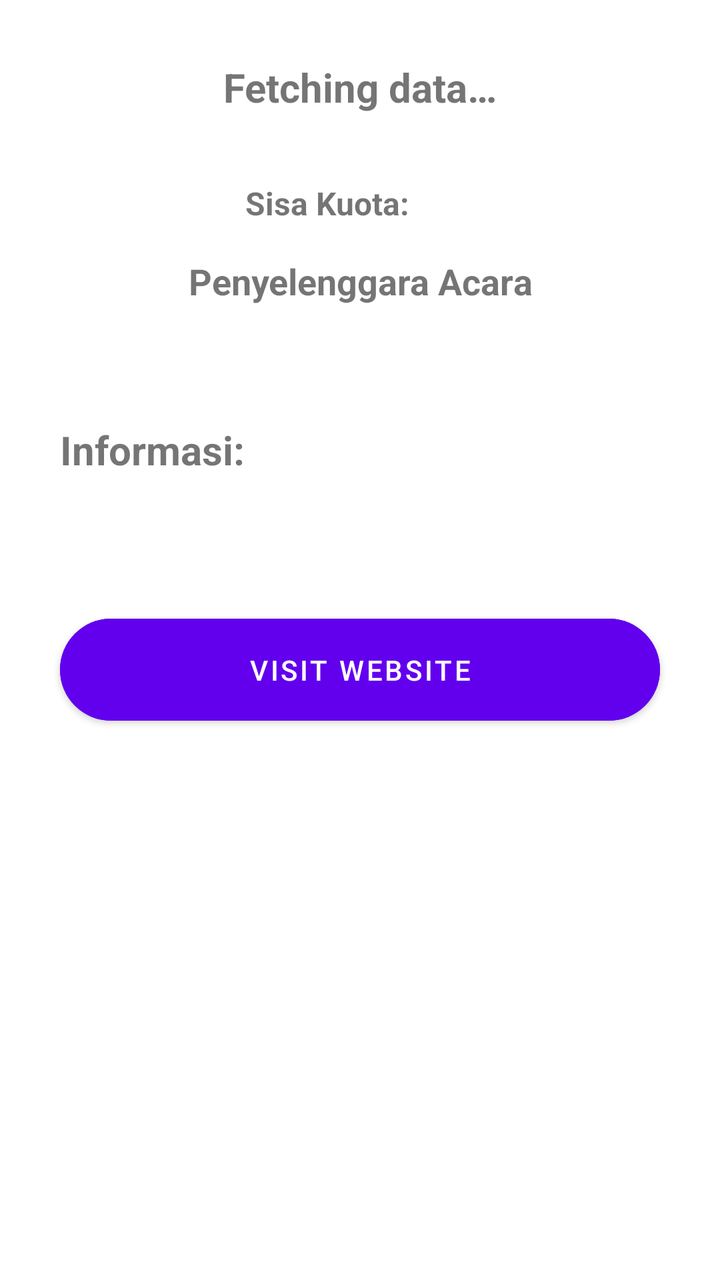
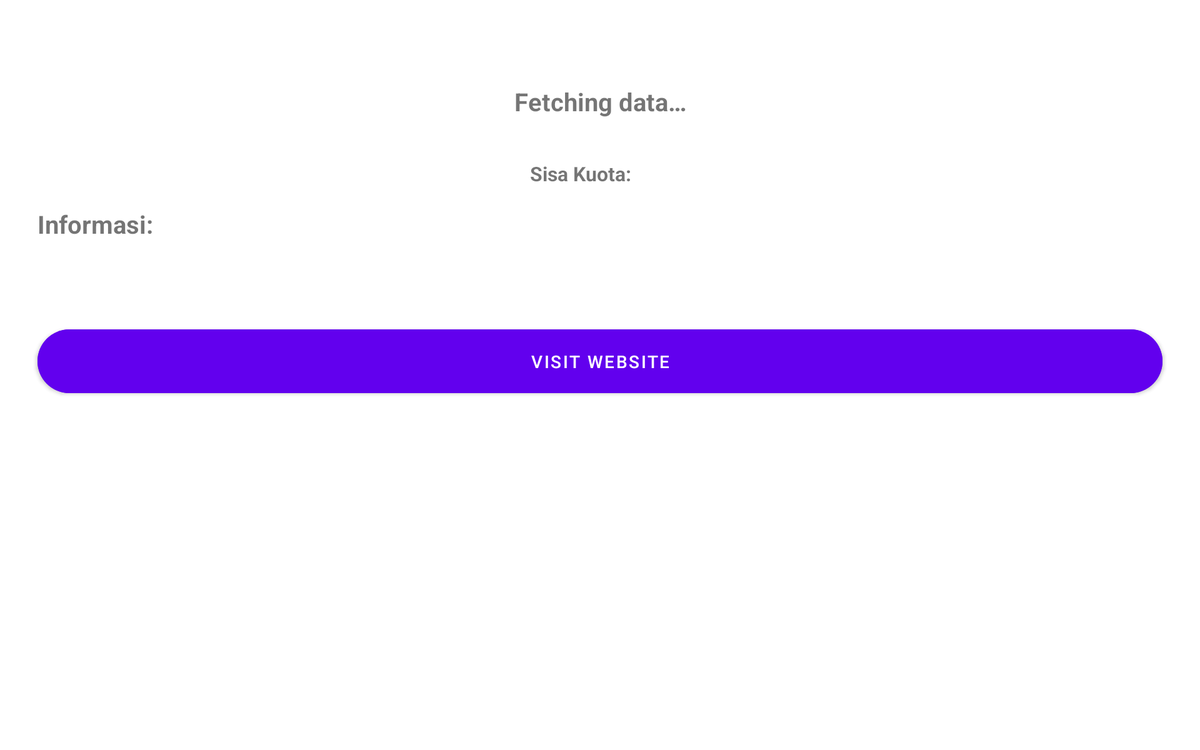

Two renders of one Android screen. The first uses the default layout on a phone; the second uses the alternative layout the repository ships for a different screen configuration, on a matching device. The two XML files are below.
<!-- AndroidManifest.xml: application theme Theme.BangkitEvent -->
<!-- res/layout/content_scrolling.xml -->
<?xml version="1.0" encoding="utf-8"?>
<androidx.core.widget.NestedScrollView xmlns:android="http://schemas.android.com/apk/res/android"
    xmlns:app="http://schemas.android.com/apk/res-auto"
    xmlns:tools="http://schemas.android.com/tools"
    android:layout_width="match_parent"
    android:layout_height="match_parent"
    app:layout_behavior="@string/appbar_scrolling_view_behavior"
    tools:context=".ui.detail.DetailActivity"
    tools:showIn="@layout/activity_detail">

    <LinearLayout
        android:layout_width="match_parent"
        android:layout_height="wrap_content"
        android:layout_margin="14dp"
        android:orientation="vertical">

        <TextView
            android:id="@+id/detail_title"
            android:layout_width="match_parent"
            android:layout_height="wrap_content"
            android:layout_marginTop="@dimen/text_margin"
            android:textStyle="bold"
            android:textSize="20sp"
            android:textAlignment="center"
            android:text="@string/fetch_data"/>



        <TextView
            android:id="@+id/detail_summary"
            android:layout_width="match_parent"
            android:layout_height="wrap_content"
            android:layout_marginTop="6dp"
            android:layout_marginBottom="6dp"
            android:textSize="16sp"
            android:textStyle="italic"
            android:textAlignment="center"
            android:text=""/>

        <LinearLayout
            android:layout_width="match_parent"
            android:layout_height="wrap_content"
            android:orientation="horizontal"
            android:gravity="center">

            <TextView
                android:layout_width="wrap_content"
                android:layout_height="wrap_content"
                android:textSize="16sp"
                android:textStyle="bold"
                android:textAlignment="center"
                android:text="@string/sisa_kuota"/>

            <TextView
                android:id="@+id/detail_kuota"
                android:layout_width="wrap_content"
                android:layout_height="wrap_content"
                android:layout_marginEnd="16dp"
                android:textSize="16sp"
                android:textStyle="bold"
                android:text=""/>

            <TextView
                android:id="@+id/detail_beginTime"
                android:layout_width="wrap_content"
                android:layout_height="wrap_content"
                android:layout_marginStart="16dp"
                android:textSize="16sp"
                android:textStyle="bold"
                android:textAlignment="center"
                android:text=""/>
        </LinearLayout>

        <TextView
            android:layout_width="match_parent"
            android:layout_height="wrap_content"
            android:layout_marginTop="16dp"
            android:layout_marginBottom="5dp"
            android:textStyle="bold"
            android:textSize="18sp"
            android:textAlignment="center"
            android:text="@string/penyelenggara_acara"/>

        <TextView
            android:id="@+id/detail_owner"
            android:layout_width="match_parent"
            android:layout_height="wrap_content"
            android:layout_marginBottom="16dp"
            android:textAlignment="center"
            android:textSize="16sp" />

        <TextView
            android:layout_width="match_parent"
            android:layout_height="wrap_content"
            android:layout_margin="@dimen/text_margin"
            android:textStyle="bold"
            android:textSize="20sp"
            android:text="@string/information_header"/>

        <TextView
            android:id="@+id/detail_description"
            android:layout_width="wrap_content"
            android:layout_height="wrap_content"
            android:layout_marginStart="@dimen/text_margin"
            android:layout_marginEnd="@dimen/text_margin"
            android:text="" />

        <com.google.android.material.button.MaterialButton
            android:id="@+id/detail_button"
            android:layout_width="match_parent"
            android:layout_height="wrap_content"
            android:text="@string/visit_website"
            android:layout_marginStart="@dimen/text_margin"
            android:layout_marginTop="30dp"
            android:layout_marginEnd="@dimen/text_margin"
            android:backgroundTint="?attr/colorPrimary"
            android:textColor="?attr/colorOnPrimary"
            android:iconTint="?attr/colorOnPrimary"
            app:cornerRadius="50dp"
            android:elevation="6dp"
            android:padding="16dp" />

    </LinearLayout>

</androidx.core.widget.NestedScrollView>
<!-- resources referenced by this layout -->
<resources>
  <dimen name="text_margin">16dp</dimen>
  <string name="fetch_data">Fetching data…</string>
  <string name="information_header">Informasi:</string>
  <string name="penyelenggara_acara">Penyelenggara Acara</string>
  <string name="sisa_kuota">Sisa Kuota:</string>
  <string name="visit_website">Visit Website</string>
  <style name="Theme.BangkitEvent" parent="Theme.MaterialComponents.DayNight.DarkActionBar">
  
          
          <item name="colorPrimary">@color/purple_500</item>
          <item name="colorPrimaryVariant">@color/purple_700</item>
          <item name="colorOnPrimary">@color/white</item>
          
          <item name="colorSecondary">@color/teal_200</item>
          <item name="colorSecondaryVariant">@color/teal_700</item>
          <item name="colorOnSecondary">@color/black</item>
          
          <item name="android:statusBarColor">?attr/colorPrimaryVariant</item>
          
      </style>
</resources>
<!-- res/layout-w936dp/content_scrolling.xml (the repository's variant of the layout above) -->
<!-- drawn on a 7-inch tablet turned sideways -->
<?xml version="1.0" encoding="utf-8"?>
<androidx.constraintlayout.widget.ConstraintLayout xmlns:android="http://schemas.android.com/apk/res/android"
    xmlns:app="http://schemas.android.com/apk/res-auto"
    xmlns:tools="http://schemas.android.com/tools"
    android:layout_width="match_parent"
    android:layout_height="match_parent"
    app:layout_behavior="@string/appbar_scrolling_view_behavior"
    tools:context=".ui.detail.DetailActivity"
    tools:showIn="@layout/activity_detail">

    <LinearLayout
        android:layout_width="match_parent"
        android:layout_height="wrap_content"
        android:layout_margin="14dp"
        app:layout_constraintTop_toTopOf="parent"
        android:orientation="vertical">

        <TextView
            android:id="@+id/detail_owner"
            android:layout_width="match_parent"
            android:layout_height="wrap_content"
            android:layout_marginBottom="16dp"
            android:textAlignment="center"
            android:textSize="16sp" />

        <TextView
            android:id="@+id/detail_title"
            android:layout_width="match_parent"
            android:layout_height="wrap_content"
            android:layout_marginTop="@dimen/text_margin"
            android:textStyle="bold"
            android:textSize="20sp"
            android:textAlignment="center"
            android:text="@string/fetching_data"/>

        <TextView
            android:id="@+id/detail_summary"
            android:layout_width="match_parent"
            android:layout_height="wrap_content"
            android:layout_marginTop="6dp"
            android:layout_marginBottom="6dp"
            android:textSize="16sp"
            android:textStyle="italic"
            android:textAlignment="center"
            android:text=""/>

        <LinearLayout
            android:layout_width="match_parent"
            android:layout_height="wrap_content"
            android:orientation="horizontal"
            android:gravity="center">

            <TextView
                android:layout_width="wrap_content"
                android:layout_height="wrap_content"
                android:textSize="16sp"
                android:textStyle="bold"
                android:textAlignment="center"
                android:text="@string/sisa_kuota"/>

            <TextView
                android:id="@+id/detail_kuota"
                android:layout_width="wrap_content"
                android:layout_height="wrap_content"
                android:layout_marginEnd="16dp"
                android:textSize="16sp"
                android:textStyle="bold"
                android:text=""/>

            <TextView
                android:id="@+id/detail_beginTime"
                android:layout_width="wrap_content"
                android:layout_height="wrap_content"
                android:layout_marginStart="16dp"
                android:textSize="16sp"
                android:textStyle="bold"
                android:textAlignment="center"
                android:text=""/>
        </LinearLayout>

        <TextView
            android:layout_width="match_parent"
            android:layout_height="wrap_content"
            android:layout_margin="@dimen/text_margin"
            android:textStyle="bold"
            android:textSize="20sp"
            android:text="@string/information_header"/>

        <TextView
            android:id="@+id/detail_description"
            android:layout_width="wrap_content"
            android:layout_height="wrap_content"
            android:layout_marginStart="@dimen/text_margin"
            android:layout_marginEnd="@dimen/text_margin"
            android:text="" />

        <com.google.android.material.button.MaterialButton
            android:id="@+id/detail_button"
            android:layout_width="match_parent"
            android:layout_height="wrap_content"
            android:text="@string/visit_website"
            android:layout_marginStart="@dimen/text_margin"
            android:layout_marginTop="30dp"
            android:layout_marginEnd="@dimen/text_margin"
            android:backgroundTint="?attr/colorPrimary"
            android:textColor="?attr/colorOnPrimary"
            android:iconTint="?attr/colorOnPrimary"
            app:cornerRadius="50dp"
            android:elevation="6dp"
            android:padding="16dp" />

    </LinearLayout>
</androidx.constraintlayout.widget.ConstraintLayout>
<!-- resources referenced by the variant -->
<!-- as a 7-inch tablet turned sideways resolves them -->
<resources>
  <dimen name="text_margin">16dp</dimen>
  <string name="fetching_data">Fetching data…</string>
  <string name="information_header">Informasi:</string>
  <string name="sisa_kuota">Sisa Kuota:</string>
  <string name="visit_website">Visit Website</string>
  <style name="Theme.BangkitEvent" parent="Theme.MaterialComponents.DayNight.DarkActionBar">
  
          
          <item name="colorPrimary">@color/purple_500</item>
          <item name="colorPrimaryVariant">@color/purple_700</item>
          <item name="colorOnPrimary">@color/white</item>
          
          <item name="colorSecondary">@color/teal_200</item>
          <item name="colorSecondaryVariant">@color/teal_700</item>
          <item name="colorOnSecondary">@color/black</item>
          
          <item name="android:statusBarColor">?attr/colorPrimaryVariant</item>
          
      </style>
</resources>
